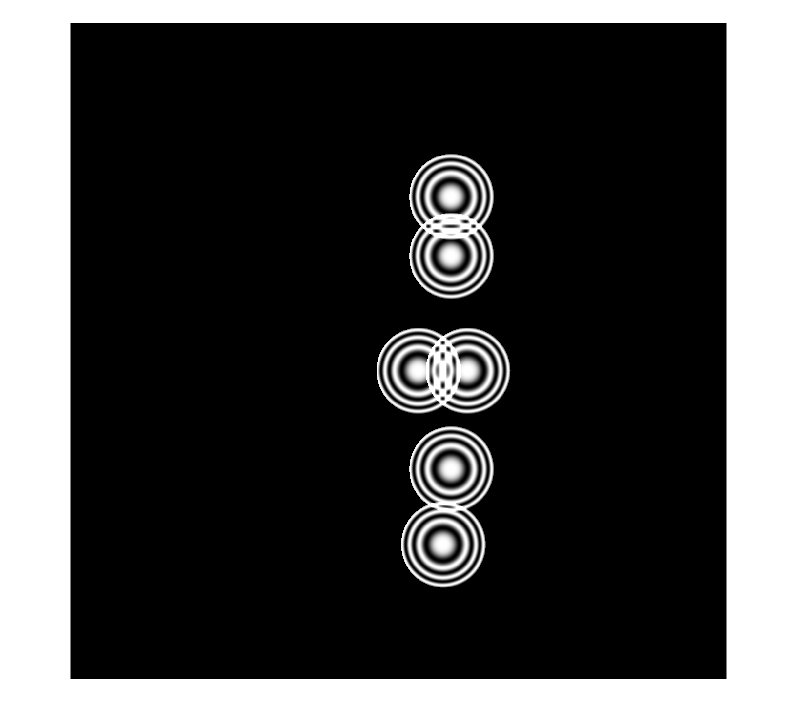
%> input picture simulation/six_circles_one_Overlap.tif, 797 x 726 px
$ octave DiagonalScript.m   (GNU Octave 9; MATLAB toolbox functions it lacks are replaced by stand-ins)
%> lines starting %> are read from the running program, lines starting %| are printed output that depends on the picture
im = imread('six_circles_one_Overlap.tif');
%> im is the input picture: size 726x797x3 uint8; min 0, max 255, mean 72.9
im = im(:,:,1);
%> im: size 726x797 uint8
im = double(im)';
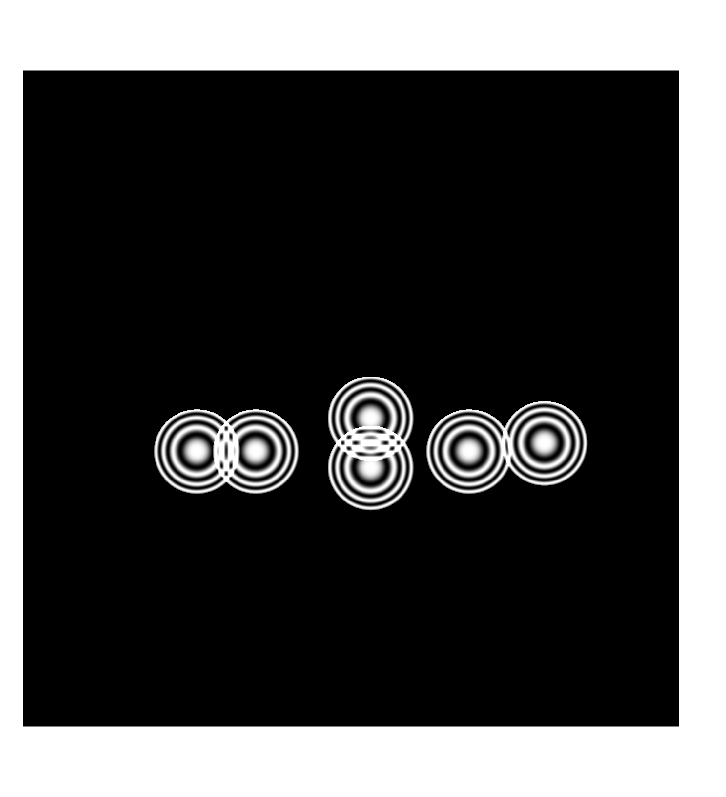
%> im: size 797x726 double; min 0, max 255, mean 72.9; mean of the top-left, top-right, bottom-left and bottom-right quarters 58.9, 73.1, 71.8, 88.1
[r,c] = size(im);
%> r = 797; c = 726
im = im(100:600,100:600);%this makes it square
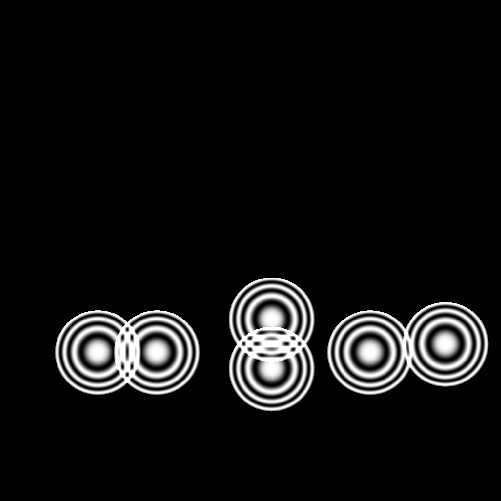
%> im: size 501x501 double; min 0, max 255, mean 17.5
windowlength = 5;
%> (the run ends here)
